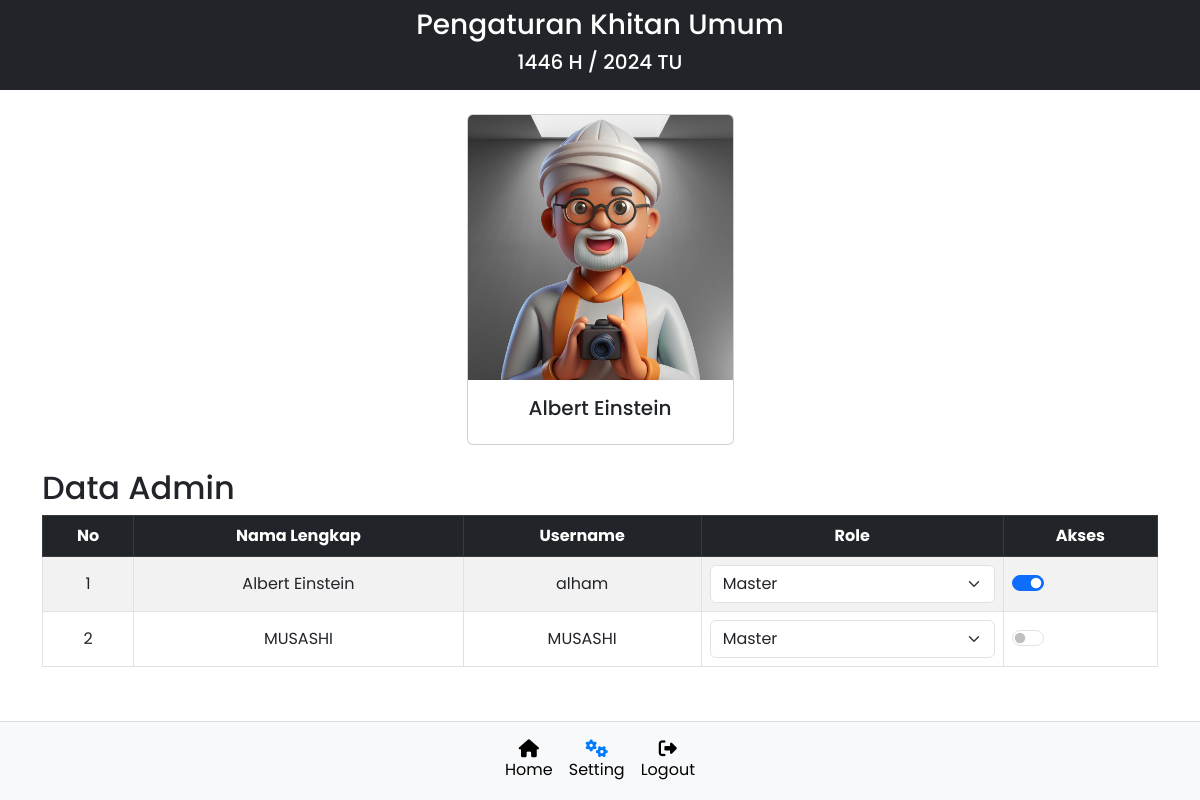
The app's page /admin/pengaturan.php (signed in) with its own data.
### tables this page shows
CREATE TABLE `users` (
  `id` int(11) NOT NULL,
  `nama_lengkap` varchar(255) DEFAULT NULL,
  `username` varchar(255) NOT NULL,
  `password` varchar(255) NOT NULL,
  `akses` tinyint(1) DEFAULT 0,
  `role` enum('master','admin') DEFAULT 'admin',
  `created_at` timestamp NOT NULL DEFAULT current_timestamp(),
  `updated_at` timestamp NOT NULL DEFAULT current_timestamp() ON UPDATE current_timestamp()
);

### admin/pengaturan.php (the view, shortened to what this page needs)
<?php
require '../config/config.php';
$query = "SHOW COLUMNS FROM users LIKE 'role'";
$result = $conn_foto->query($query);
$row = $result->fetch_assoc();
preg_match("/^enum\(\'(.*)\'\)$/", $row['Type'], $matches);
$enum_values = explode("','", $matches[1]);
$sql = "SELECT * FROM users";
$hasil = $conn_foto->query($sql);
require_once 'header.php';
?>
<div class="row justify-content-center bg-dark">
  <div class="col-ml text-center text-white my-2">
    <h3>Pengaturan Khitan Umum</h3>
    <h5>1446 H / 2024 TU</h5>
  </div>
</div>
<div class="container">
  <div class="row justify-content-center my-4">
    <div class="col-12 col-md-4 mb-4 mb-md-0">
      <div class="card mx-auto" style="width: 75%;">
        <img src="../assets/profile.png" class="card-img-top" alt="gambar pengguna">
        <div class="card-body text-center">
          <h5 class="card-title">
            <?php
            if (isset($_SESSION['user'])) {
              echo $_SESSION['user']['nama_lengkap'];
            }
            ?>
          </h5>
        </div>
      </div>
    </div>
  </div>
    <div class="table-responsive mt-3 mb-5">
      <h2 class="text-left">Data Admin</h2>
      <table id="usersTable" class="table table-bordered table-hover table-striped">
        <thead class="table-dark">
          <tr>
            <th class="text-center align-middle">No</th>
            <th class="text-center align-middle">Nama Lengkap</th>
            <th class="text-center align-middle">Username</th>
            <th class="text-center align-middle" style="min-width: 130px">Role</th>
            <th class="text-center align-middle">Akses</th>
          </tr>
        </thead>
        <tbody>
          <?php
          $no = 1;
          while ($user = $hasil->fetch_assoc()) : ?>
            <tr>
              <td class="text-center align-middle"><?= $no; ?></td>
              <td class="text-center align-middle"><?= $user['nama_lengkap']; ?></td>
              <td class="text-center align-middle"><?= $user['username']; ?></td>
              <td class="text-center align-middle">
                <select name="role" class="form-select role-dropdown" data-id="<?= $user['id'] ?>">
                  <?php foreach ($enum_values as $value) : ?>
                    <option value="<?= $value ?>" <?= $user['role'] == $value ? 'selected' : '' ?>><?= ucfirst($value) ?></option>
                  <?php endforeach; ?>
                </select>
              </td>
              <td class="text-center align-middle">
                <div class="form-check form-switch">
                  <input class="form-check-input akses-toggle" type="checkbox" role="switch" id="akses-<?= $user['id'] ?>" <?= $user['akses'] ? 'checked' : '' ?> data-id="<?= $user['id'] ?>">
                </div>
              </td>
            </tr>
          <?php $no++;
          endwhile; ?>
        </tbody>
      </table>
    </div>
  </div>
  <?php
  require_once 'footer.php';
  ?>

### admin/header.php (style rules this page uses)
* { margin: 0; padding: 0; box-sizing: border-box; font-family: "Poppins", sans-serif; }
body { min-height: 100vh; display: flex; justify-content: center; flex-direction: column; }

### records on screen
users: nama_lengkap "Albert Einstein", username "alham", role "Master", akses "☑"
users: nama_lengkap "MUSASHI", username "MUSASHI", role "Master"

### other values on screen
$_SESSION['user']['nama_lengkap'] "Albert Einstein"
